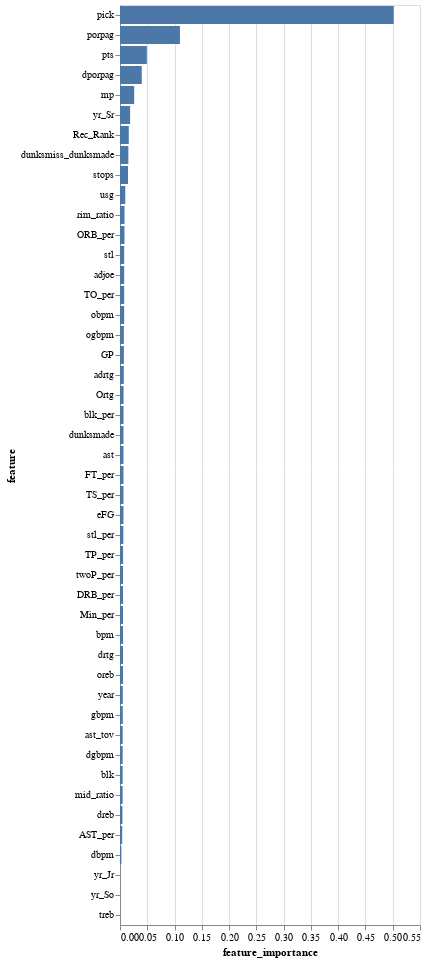

This figure's notebook cell:
### Code cell
#Visualize the feature importance
import altair as alt

alt.Chart(feat_imp_rf_df).mark_bar().encode(
    x='feature_importance',
    y=alt.Y("feature", sort='-x'),
    tooltip=['feature','feature_importance']
)

### Figure 1 — Vega-Lite specification as saved in the notebook (floating-point values rounded to 4 significant figures)
{"config": {"view": {"continuousWidth": 300, "continuousHeight": 300}}, "data": {"name": "data-2295932a94683300d9607a5428455de0"}, "mark": {"type": "bar"}, "encoding": {"tooltip": [{"field": "feature", "type": "nominal"}, {"field": "feature_importance", "type": "quantitative"}], "x": {"field": "feature_importance", "type": "quantitative"}, "y": {"field": "feature", "sort": "-x", "type": "nominal"}}, "$schema": "https://vega.github.io/schema/vega-lite/v5.20.1.json", "datasets": {"data-2295932a94683300d9607a5428455de0": [{"feature": "pick", "feature_importance": 0.5019}, {"feature": "porpag", "feature_importance": 0.1099}, {"feature": "pts", "feature_importance": 0.04923}, {"feature": "dporpag", "feature_importance": 0.0399}, {"feature": "mp", "feature_importance": 0.02603}, {"feature": "yr_Sr", "feature_importance": 0.01855}, {"feature": "Rec_Rank", "feature_importance": 0.01607}, {"feature": "dunksmiss_dunksmade", "feature_importance": 0.0153}, {"feature": "stops", "feature_importance": 0.01464}, {"feature": "usg", "feature_importance": 0.009677}, {"feature": "rim_ratio", "feature_importance": 0.00828}, {"feature": "ORB_per", "feature_importance": 0.008196}, {"feature": "stl", "feature_importance": 0.007723}, {"feature": "adjoe", "feature_importance": 0.007674}, {"feature": "TO_per", "feature_importance": 0.007673}, {"feature": "obpm", "feature_importance": 0.007624}, {"feature": "ogbpm", "feature_importance": 0.007115}, {"feature": "GP", "feature_importance": 0.007115}, {"feature": "adrtg", "feature_importance": 0.006973}, {"feature": "Ortg", "feature_importance": 0.006532}, {"feature": "blk_per", "feature_importance": 0.006492}, {"feature": "dunksmade", "feature_importance": 0.006387}, {"feature": "ast", "feature_importance": 0.006384}, {"feature": "FT_per", "feature_importance": 0.006353}, {"feature": "TS_per", "feature_importance": 0.006333}, {"feature": "eFG", "feature_importance": 0.006315}, {"feature": "stl_per", "feature_importance": 0.006068}, {"feature": "TP_per", "feature_importance": 0.005657}, {"feature": "twoP_per", "feature_importance": 0.005595}, {"feature": "DRB_per", "feature_importance": 0.005553}, {"feature": "Min_per", "feature_importance": 0.005516}, {"feature": "bpm", "feature_importance": 0.005485}, {"feature": "drtg", "feature_importance": 0.00547}, {"feature": "oreb", "feature_importance": 0.005454}, {"feature": "year", "feature_importance": 0.00514}, {"feature": "gbpm", "feature_importance": 0.005126}, {"feature": "ast_tov", "feature_importance": 0.004941}, {"feature": "dgbpm", "feature_importance": 0.004902}, {"feature": "blk", "feature_importance": 0.00483}, {"feature": "mid_ratio", "feature_importance": 0.004818}, {"feature": "dreb", "feature_importance": 0.004492}, {"feature": "AST_per", "feature_importance": 0.004077}, {"feature": "dbpm", "feature_importance": 0.002576}, {"feature": "yr_Jr", "feature_importance": 0.0}, {"feature": "yr_So", "feature_importance": 0.0}, {"feature": "treb", "feature_importance": 0.0}]}}
